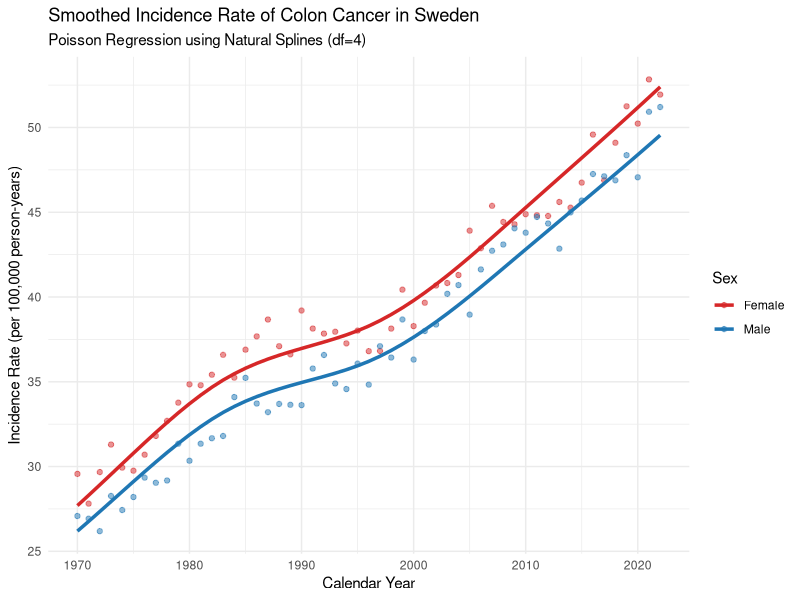
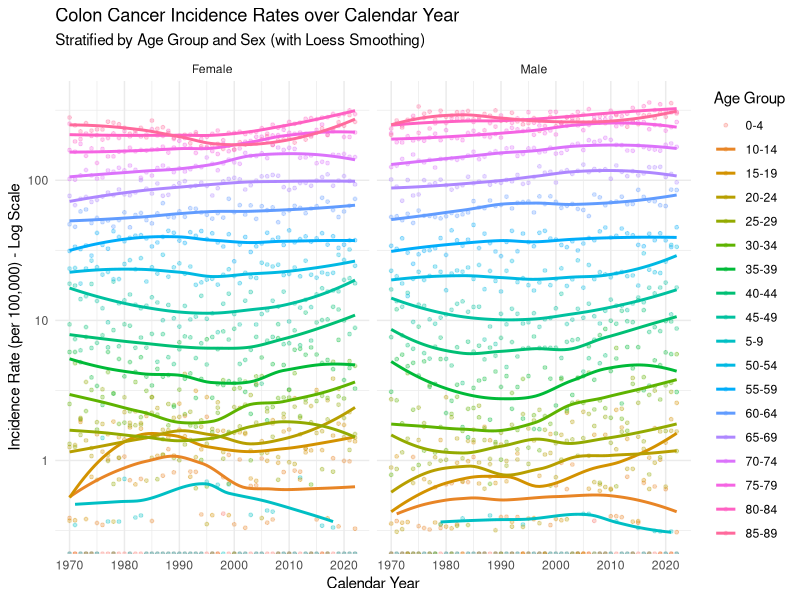
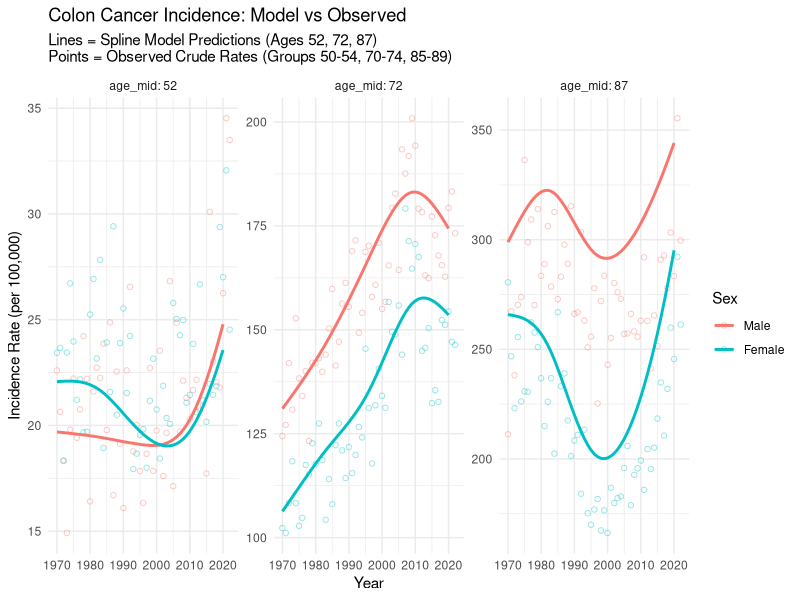
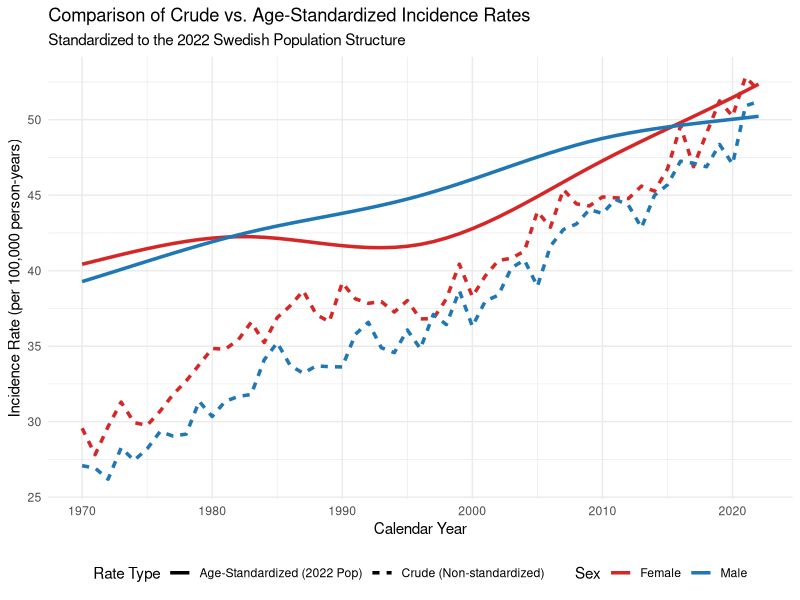
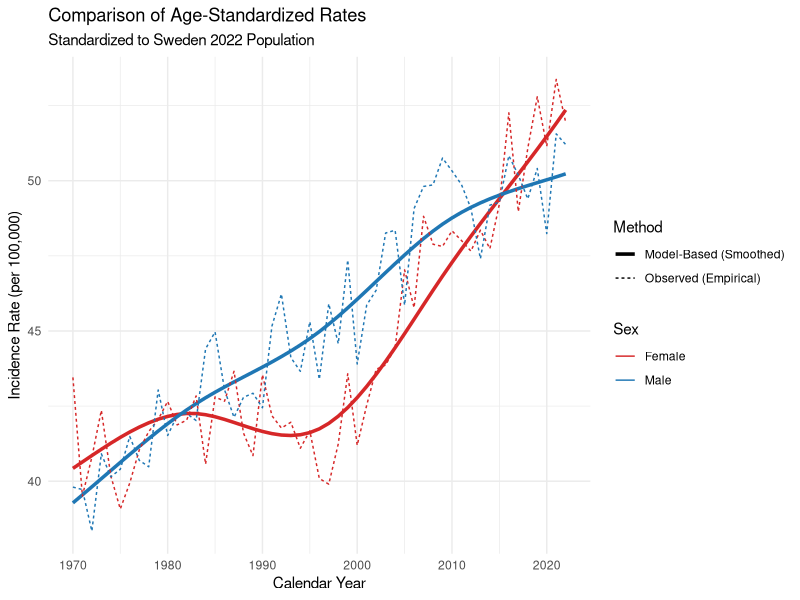

These figures' R source, in order:
## ---- chunk 1
library(tidyverse)
library(splines)
df_cases <- read_tsv("cases-1.tsv")
df_pop   <- read_tsv("population-1.tsv")
## ---- chunk 2
df_merged <- inner_join(df_cases, df_pop, by = c("year", "sex", "agegroup"))

# --- (Aggregation) ---
df_model_data <- df_merged %>%
  group_by(year, sex) %>%
  summarise(
    total_cases = sum(n, na.rm = TRUE),       
    total_pop   = sum(n_pop, na.rm = TRUE),  
    .groups = "drop"
  ) %>%
  mutate(sex = as.factor(sex)) 

# --- Poisson Regression ---
model_smooth <- glm(total_cases ~ ns(year, df = 4) + sex + offset(log(total_pop)),
                    family = poisson(link = "log"),
                    data = df_model_data)


summary(model_smooth)

# --- Visualization (Generate smooth curves) ---

# 1. Create a prediction dataset
# We create a new data frame and fix the total pop at 100,000
# The result predicted in this way is directly "the incidence rate per 100,000 people".
pred_data <- df_model_data %>%
  select(year, sex) %>%
  mutate(total_pop = 100000)

# 2. Calculate the predicted value (Predicted Rates)
pred_data$fitted_rate <- predict(model_smooth, newdata = pred_data, type = "response")

# 3. Calculate the crude incidence rate of the original data(Crude Rates) For comparison
df_model_data <- df_model_data %>%
  mutate(crude_rate = (total_cases / total_pop) * 100000)

df_model_data$sex <- as.factor(df_model_data$sex)
pred_data$sex     <- as.factor(pred_data$sex)

# plot
ggplot() +
  geom_point(data = df_model_data, 
             aes(x = year, y = crude_rate, color = sex), 
             alpha = 0.5) +
  geom_line(data = pred_data, 
            aes(x = year, y = fitted_rate, color = sex), 
            linewidth = 1.2) +
  scale_color_manual(values = c("Male" = "#1f77b4", "Female" = "#d62728"),
                     ) +
  labs(
    title = "Smoothed Incidence Rate of Colon Cancer in Sweden",
    subtitle = "Poisson Regression using Natural Splines (df=4)",
    y = "Incidence Rate (per 100,000 person-years)",
    x = "Calendar Year",
    color = "Sex"
  ) +
  theme_minimal()
## ---- chunk 3
# Create a specific dataframe for the years 1970 and 2020
target_data <- data.frame(
  year = c(1970, 1970, 2020, 2020),
  sex = as.factor(c("Male", "Female", "Male", "Female")), #
  total_pop = 100000
)

# Predict the rates
target_data$predicted_rate <- predict(model_smooth, newdata = target_data, type = "response")

# Display the results
print(target_data)
## ---- chunk 4
library(ggplot2)
library(dplyr)

# Prepare the data
df_plot <- df_merged %>%
  mutate(incidence_rate = (n / n_pop) * 100000)

# Create the Graph
ggplot(df_plot, aes(x = year, y = incidence_rate, color = agegroup, group = agegroup)) +
  geom_point(alpha = 0.3, size = 1) + 
  geom_smooth(method = "loess", se = FALSE, linewidth = 1) + 
  facet_wrap(~ sex) + 
  
  scale_y_log10() + 
  labs(
    title = "Colon Cancer Incidence Rates over Calendar Year",
    subtitle = "Stratified by Age Group and Sex (with Loess Smoothing)",
    x = "Calendar Year",
    y = "Incidence Rate (per 100,000) - Log Scale",
    color = "Age Group"
  ) +
  theme_minimal()
## ---- chunk 5
library(splines)
library(dplyr)

# --- Fit the Interaction Model ---
model_interaction <- glm(n ~ ns(year, df = 4) * sex + ns(year, df = 4) * agegroup + offset(log(n_pop)),
                         family = poisson(link = "log"),
                         data = df_merged,
                         control = list(maxit = 2000))

# --- Create a Prediction Dataset ---
target_data <- data.frame(
  year = c(1970, 1970, 2020, 2020),
  sex = as.factor(c("Male", "Female", "Male", "Female")),
  agegroup = "70-74", 
  n_pop = 100000
)

# --- Calculate the Predicted Rates ---
target_data$predicted_rate <- predict(model_interaction, newdata = target_data, type = "response")

# --- View the Answer ---
print(target_data)
## ---- chunk 6
library(dplyr)
library(stringr)
library(splines)

df_q11 <- df_merged %>%
  mutate(
    lower_bound = as.numeric(str_extract(agegroup, "^[0-9]+")),
    age_mid = lower_bound + 2
  )
## ---- chunk 7
# ns(year, 4) * ns(age_mid, 4) * sex 
model_spline_age <- glm(n ~ ns(year, df = 4) * ns(age_mid, df = 4) * sex + offset(log(n_pop)),
                        family = poisson(link = "log"),
                        data = df_q11)

## ---- chunk 8
# --- A. Predict data (Lines) ---
# at 52, 72, 87 year-old
pred_data <- expand.grid(
  year = 1970:2020,
  sex = unique(df_q11$sex),
  age_mid = c(52, 72, 87),
  n_pop = 100000
)

pred_data$fitted_rate <- predict(model_spline_age, newdata = pred_data, type = "response")

# --- B. observation data (Points) ---
obs_data <- df_q11 %>%
  filter(agegroup %in% c("50-54", "70-74", "85-89")) %>%
  mutate(
    obs_rate = (n / n_pop) * 100000,
    target_age = case_when(
      agegroup == "50-54" ~ 52,
      agegroup == "70-74" ~ 72,
      agegroup == "85-89" ~ 87 
    )
  )
## ---- chunk 9
library(ggplot2)

ggplot() +
  geom_point(data = obs_data, 
             aes(x = year, y = obs_rate, color = sex), 
             alpha = 0.4, shape = 1) +
  
  geom_line(data = pred_data, 
            aes(x = year, y = fitted_rate, color = sex), 
            linewidth = 1) +
  facet_wrap(~ age_mid, scales = "free_y", labeller = label_both) +
  labs(
    title = "Colon Cancer Incidence: Model vs Observed",
    subtitle = "Lines = Spline Model Predictions (Ages 52, 72, 87)\nPoints = Observed Crude Rates (Groups 50-54, 70-74, 85-89)",
    y = "Incidence Rate (per 100,000)",
    x = "Year",
    color = "Sex"
  ) +
  theme_minimal()
## ---- chunk 10
library(dplyr)
library(ggplot2)

# --- Step 1: Define the Standard Population (2022) ---
std_pop_2022 <- df_q11 %>%
  filter(year == 2022) %>%
  select(sex, age_mid, std_pop = n_pop)

# --- Step 2: Prepare Prediction Data ---
pred_grid <- expand.grid(
  year = 1970:2022,              
  age_mid = unique(df_q11$age_mid),
  sex = unique(df_q11$sex),      
  n_pop = 100000    
)

# Predict the rate using the spline model from Q11 (model_spline_age)
pred_grid$pred_rate_per_person <- predict(model_spline_age, newdata = pred_grid, type = "response") / 100000

# --- Step 3: Calculate Age-Standardized Rates (ASR) ---
# Formula: Sum(Rate_age_i * Pop_std_age_i) / Total_std_pop
df_standardized <- pred_grid %>%
  left_join(std_pop_2022, by = c("sex", "age_mid")) %>%
  group_by(year, sex) %>%
  summarise(
    # Calculate the expected number of cases if the population was 2022's structure
    expected_cases = sum(pred_rate_per_person * std_pop),
    total_std_pop = sum(std_pop),
    .groups = "drop"
  ) %>%
  mutate(
    # Convert to rate per 100,000
    rate = (expected_cases / total_std_pop) * 100000,
    type = "Age-Standardized (2022 Pop)"
  ) %>%
  select(year, sex, rate, type)

# --- Step 4: Calculate Crude Rates (for Comparison) ---
# Recalculate the crude rate (Total Cases / Total Pop) for each year/sex
df_crude <- df_q11 %>%
  group_by(year, sex) %>%
  summarise(
    total_cases = sum(n),
    total_pop = sum(n_pop),
    .groups = "drop"
  ) %>%
  mutate(
    rate = (total_cases / total_pop) * 100000,
    type = "Crude (Non-standardized)"
  ) %>%
  select(year, sex, rate, type)

# --- Step 5: Combine and Plot ---
df_final_plot <- bind_rows(df_standardized, df_crude)

# Create the comparison graph
ggplot(df_final_plot, aes(x = year, y = rate, color = sex, linetype = type)) +
  geom_line(linewidth = 1.2) +
  scale_color_manual(values = c("Male" = "#1f77b4", "Female" = "#d62728")) +
  labs(
    title = "Comparison of Crude vs. Age-Standardized Incidence Rates",
    subtitle = "Standardized to the 2022 Swedish Population Structure",
    y = "Incidence Rate (per 100,000 person-years)",
    x = "Calendar Year",
    color = "Sex",
    linetype = "Rate Type"
  ) +
  theme_minimal() +
  theme(legend.position = "bottom")
## ---- chunk 11
library(dplyr)
library(ggplot2)

# --- 1. Get the Weights (Standard Population: 2022) ---
std_pop_weights <- df_q11 %>%
  filter(year == 2022) %>%
  select(sex, age_mid, weight = n_pop)

# --- 2. Calculate Method A: Direct Standardization of OBSERVED Rates ---
df_asr_observed <- df_q11 %>%
  left_join(std_pop_weights, by = c("sex", "age_mid")) %>%
  mutate(raw_rate = n / n_pop) %>%
  group_by(year, sex) %>%
  summarise(
    weighted_sum = sum(raw_rate * weight),
    total_weight = sum(weight),
    .groups = "drop"
  ) %>%
  mutate(
    rate = (weighted_sum / total_weight) * 100000,
    method = "Observed (Empirical)"
  )

# --- 3. Calculate Method B: Standardization of MODEL PREDICTED Rates ---
pred_grid <- expand.grid(
  year = 1970:2022,
  age_mid = unique(df_q11$age_mid),
  sex = unique(df_q11$sex),
  n_pop = 100000
)

# Predict rates from the model
pred_grid$pred_rate_per_person <- predict(model_spline_age, newdata = pred_grid, type = "response") / 100000

df_asr_model <- pred_grid %>%
  left_join(std_pop_weights, by = c("sex", "age_mid")) %>%
  group_by(year, sex) %>%
  summarise(
    weighted_sum = sum(pred_rate_per_person * weight),
    total_weight = sum(weight),
    .groups = "drop"
  ) %>%
  mutate(
    rate = (weighted_sum / total_weight) * 100000,
    method = "Model-Based (Smoothed)"
  )

# --- 4. Combine and Plot Comparison ---
df_comparison <- bind_rows(df_asr_observed, df_asr_model)

ggplot(df_comparison, aes(x = year, y = rate, color = sex, linetype = method)) +
  geom_line(aes(linewidth = method)) + 
  scale_linewidth_manual(values = c("Observed (Empirical)" = 0.5, "Model-Based (Smoothed)" = 1.2)) +
  scale_color_manual(values = c("Male" = "#1f77b4", "Female" = "#d62728")) +
  labs(
    title = "Comparison of Age-Standardized Rates",
    subtitle = "Standardized to Sweden 2022 Population",
    y = "Incidence Rate (per 100,000)",
    x = "Calendar Year",
    color = "Sex",
    linetype = "Method",
    linewidth = "Method"
  ) +
  theme_minimal()
